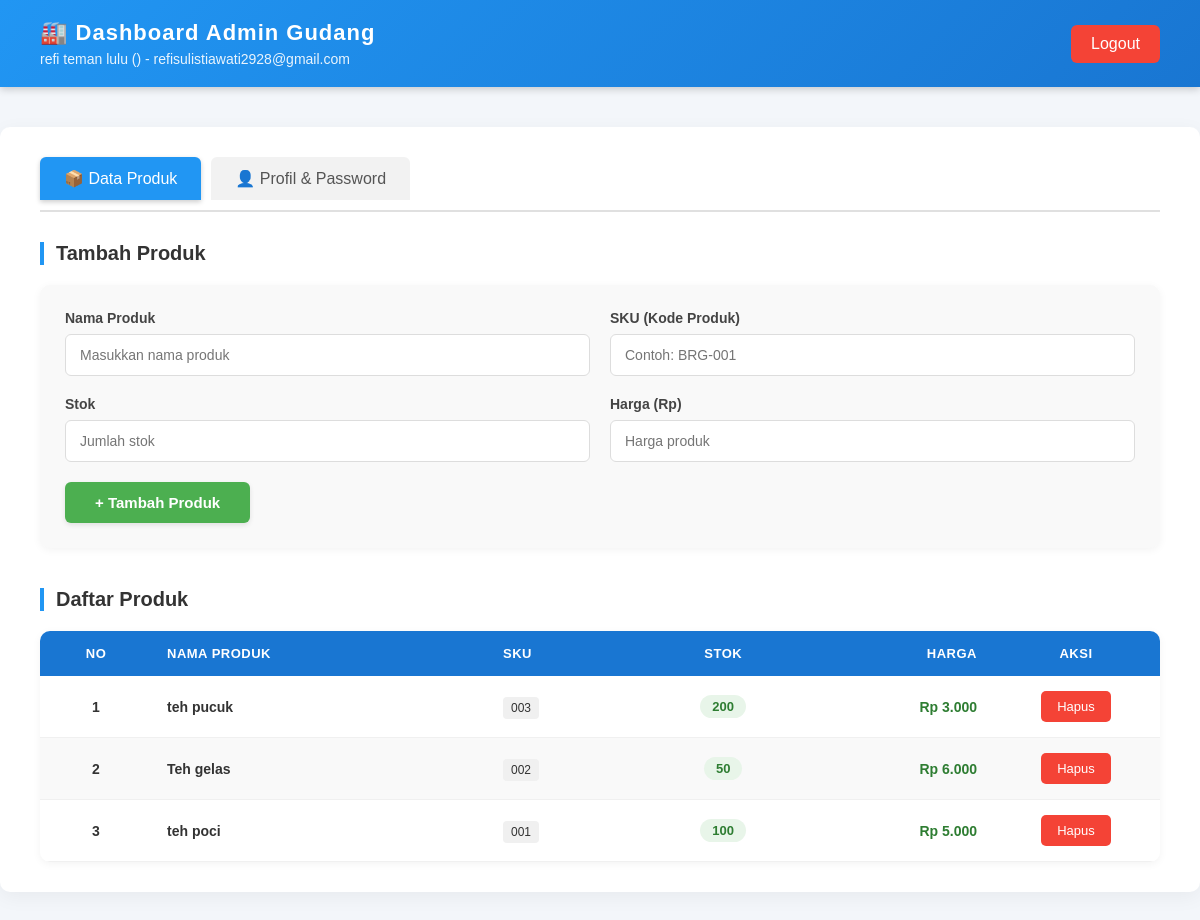
The page /dashboard/index.php (signed in) on the database its author committed.
### tables this page shows
CREATE TABLE `products` (
  `id` int(11) NOT NULL,
  `nama_produk` varchar(100) NOT NULL,
  `sku` varchar(50) NOT NULL,
  `stok` int(11) NOT NULL DEFAULT 0,
  `harga` decimal(15,2) NOT NULL DEFAULT 0.00,
  `created_by` int(11) NOT NULL,
  `created_at` timestamp NOT NULL DEFAULT current_timestamp()
);

### dashboard/index.php (the view, shortened to what this page needs)
<?php
include '../config/conn_db.php';
$products = mysqli_query($conn, "SELECT * FROM products ORDER BY id DESC");
?>
<!DOCTYPE html>
<html lang="id">
<head>
</head>
<body>
    <div class="header">
        <div>
            <h1>🏭 Dashboard Admin Gudang</h1>
            <div class="user-info">
                <?= htmlspecialchars($_SESSION['user_name']) ?> (<?= htmlspecialchars($_SESSION['user_role']) ?>) - <?= htmlspecialchars($_SESSION['user_email']) ?>
            </div>
        </div>
        <a href="../auth/logout.php" class="logout-btn">Logout</a>
    </div>
    <div class="container">
        <div class="nav-tabs">
            <a href="index.php" class="active">📦 Data Produk</a>
            <a href="profile.php">👤 Profil & Password</a>
        </div>
        <h2>Tambah Produk</h2>
        <form method="POST">
            <div class="form-grid">
                <div class="form-group">
                    <label>Nama Produk</label>
                    <input type="text" name="nama_produk" required placeholder="Masukkan nama produk">
                </div>
                <div class="form-group">
                    <label>SKU (Kode Produk)</label>
                    <input type="text" name="sku" required placeholder="Contoh: BRG-001">
                </div>
                <div class="form-group">
                    <label>Stok</label>
                    <input type="number" name="stok" required min="0" placeholder="Jumlah stok">
                </div>
                <div class="form-group">
                    <label>Harga (Rp)</label>
                    <input type="number" name="harga" required min="0" step="0.01" placeholder="Harga produk">
                </div>
            </div>
            <button type="submit" name="add_product" class="btn">+ Tambah Produk</button>
        </form>
        <h2>Daftar Produk</h2>
        <div class="table-wrapper">
            <table>
                <thead>
                    <tr>
                        <th>No</th>
                        <th>Nama Produk</th>
                        <th>SKU</th>
                        <th>Stok</th>
                        <th>Harga</th>
                        <th>Aksi</th>
                    </tr>
                </thead>
                <tbody>
                    <?php
                    $no = 1;
                    while ($row = mysqli_fetch_assoc($products)):
                        $stok = $row['stok'];
                        $stok_class = $stok < 10 ? 'stok-low' : ($stok < 50 ? 'stok-medium' : 'stok-high');
                    ?>
                    <tr>
                        <td style="text-align: center; font-weight: 600;"><?= $no++ ?></td>
                        <td><strong><?= htmlspecialchars($row['nama_produk']) ?></strong></td>
                        <td><code style="background: #f0f0f0; padding: 4px 8px; border-radius: 4px; font-size: 12px;"><?= htmlspecialchars($row['sku']) ?></code></td>
                        <td style="text-align: center;">
                            <span class="stok-badge <?= $stok_class ?>"><?= $stok ?></span>
                        </td>
                        <td style="text-align: right; font-weight: 600; color: #2e7d32;">Rp <?= number_format($row['harga'], 0, ',', '.') ?></td>
                        <td>
                            <div class="action-btns">
                                <a href="?delete=<?= $row['id'] ?>" class="delete-btn" onclick="return confirm('Yakin mau hapus produk ini?')">Hapus</a>
                            </div>
                        </td>
                    </tr>
                    <?php endwhile; ?>
                </tbody>
            </table>
        </div>
    </div>
</body>
</html>

### dashboard/index.php (style rules this page uses)
* { margin: 0; padding: 0; box-sizing: border-box; font-family: "Poppins", sans-serif; }
body { background: #f3f6fa; color: #333; }
.header { background: linear-gradient(135deg, #2196F3, #1976D2); color: white; padding: 20px 40px; display: flex; justify-content: space-between; align-items: center; box-shadow: 0 2px 8px rgba(0,0,0,0.2); }
.header h1 { font-size: 22px; letter-spacing: 1px; }
.user-info { font-size: 14px; opacity: 0.9; margin-top: 5px; }
.logout-btn { background: #f44336; color: white; padding: 10px 20px; border: none; border-radius: 6px; cursor: pointer; text-decoration: none; transition: background 0.3s; font-weight: 500; }
.container { max-width: 1200px; margin: 40px auto; background: white; border-radius: 10px; box-shadow: 0 5px 20px rgba(0,0,0,0.05); padding: 30px 40px; }
.nav-tabs { margin-bottom: 30px; display: flex; gap: 10px; border-bottom: 2px solid #e0e0e0; padding-bottom: 10px; }
.nav-tabs a { padding: 12px 24px; border-radius: 6px 6px 0 0; text-decoration: none; color: #555; background: #f2f2f2; transition: all 0.3s; font-weight: 500; }
.nav-tabs a.active { background: #2196F3; color: white; box-shadow: 0 2px 5px rgba(0,0,0,0.2); }
h2 { font-size: 20px; margin-bottom: 20px; color: #333; border-left: 4px solid #2196F3; padding-left: 12px; }
form { background: #f9f9f9; padding: 25px; border-radius: 10px; margin-bottom: 40px; box-shadow: 0 2px 8px rgba(0,0,0,0.05); }
.form-grid { display: grid; grid-template-columns: repeat(2, 1fr); gap: 20px; margin-bottom: 20px; }
.form-group { display: flex; flex-direction: column; }
.form-group label { margin-bottom: 8px; font-weight: 600; color: #444; font-size: 14px; }
.form-group input { padding: 12px 14px; border: 1px solid #ddd; border-radius: 6px; outline: none; transition: all 0.3s; font-size: 14px; }
.btn { padding: 12px 30px; background: #4CAF50; border: none; border-radius: 6px; color: white; font-size: 15px; font-weight: 600; cursor: pointer; transition: 0.3s; box-shadow: 0 2px 5px rgba(0,0,0,0.1); }
.table-wrapper { overflow-x: auto; border-radius: 10px; box-shadow: 0 2px 8px rgba(0,0,0,0.05); }
table { width: 100%; border-collapse: collapse; }
table thead { background: #1976D2; color: white; }
table th { padding: 15px; text-align: left; font-weight: 600; text-transform: uppercase; font-size: 13px; letter-spacing: 0.5px; }
table td { padding: 15px; text-align: left; font-size: 14px; border-bottom: 1px solid #f0f0f0; }
table th:nth-child(1), table td:nth-child(1) { width: 60px; text-align: center; }
table th:nth-child(2), table td:nth-child(2) { width: 30%; }
table th:nth-child(3), table td:nth-child(3) { width: 15%; }
table th:nth-child(4), table td:nth-child(4) { width: 12%; text-align: center; }
table th:nth-child(5), table td:nth-child(5) { width: 18%; text-align: right; }
table th:nth-child(6), table td:nth-child(6) { width: 15%; text-align: center; }
table tbody tr:nth-child(even) { background: #f9f9f9; }
.action-btns { display: flex; gap: 8px; justify-content: center; }
.action-btns a { padding: 8px 16px; border-radius: 5px; text-decoration: none; font-size: 13px; font-weight: 500; transition: all 0.3s; display: inline-block; }
.delete-btn { background: #f44336; color: white; }
.stok-badge { display: inline-block; padding: 4px 12px; border-radius: 20px; font-weight: 600; font-size: 13px; }
.stok-high { background: #e8f5e9; color: #2e7d32; }

### rows shown on the page
products: nama_produk "teh pucuk", sku "003", stok "200", harga "3.000"
products: nama_produk "Teh gelas", sku "002", stok "50", harga "6.000"
products: nama_produk "teh poci", sku "001", stok "100", harga "5.000"

### other values the page prints
$_SESSION['user_name'] "refi teman lulu"
$_SESSION['user_email'] "refisulistiawati2928@gmail.com"
